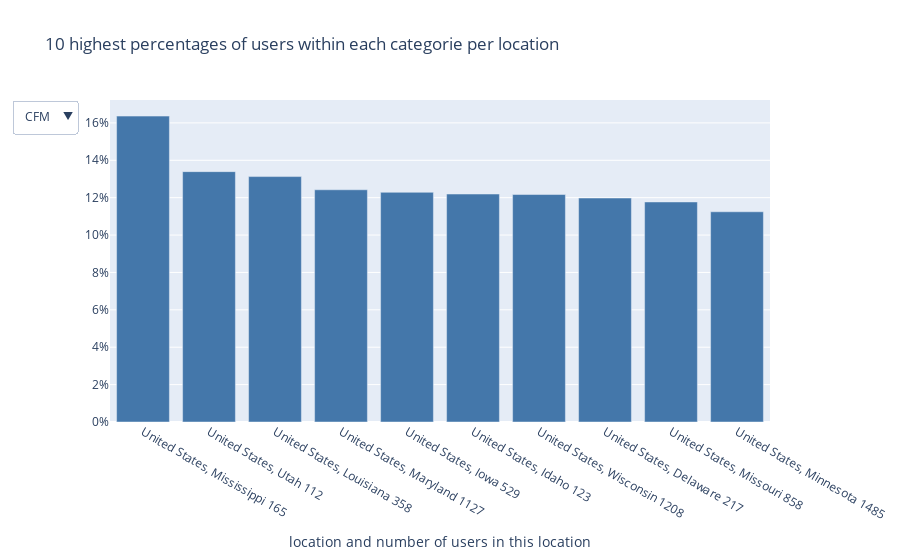

The code cell stored with this chart in its notebook:
### Code cell
import plotly.graph_objects as go
fig = go.Figure()
colors = ['#0000FF', '#FF0000', '#FFFF00', '#00FF00', '#800080']
fig.add_trace(go.Bar(
    x=location_grouped[location_grouped['location_users'].isin(list(cfm['location_users'][-10:]))].sort_values('is_cfm',ascending=False)['location_users'],
    y=location_grouped[location_grouped['location_users'].isin(list(cfm['location_users'][-10:]))].sort_values('is_cfm',ascending=False)['is_cfm'],
    name='CFM',
    marker_color='#4477AA',
))
fig.add_trace(go.Bar(
    x=location_grouped[location_grouped['location_users'].isin(list(exp['location_users'][-10:]))].sort_values('is_exp',ascending=False)['location_users'],
    y=location_grouped[location_grouped['location_users'].isin(list(exp['location_users'][-10:]))].sort_values('is_exp',ascending=False)['is_exp'],        
    name='EXP',
    visible=False,
    marker_color='#CCBB44'
))
fig.add_trace(go.Bar(
    x=location_grouped[location_grouped['location_users'].isin(list(xpl['location_users'][-10:]))].sort_values('is_xpl',ascending=False)['location_users'],
    y=location_grouped[location_grouped['location_users'].isin(list(xpl['location_users'][-10:]))].sort_values('is_xpl',ascending=False)['is_xpl'],
    name='XPL',
    visible=False,
    marker_color='#228833'
))
fig.add_trace(go.Bar(
    x=location_grouped[location_grouped['location_users'].isin(list(adv['location_users'][-10:]))].sort_values('is_adv',ascending=False)['location_users'],
    y=location_grouped[location_grouped['location_users'].isin(list(adv['location_users'][-10:]))].sort_values('is_adv',ascending=False)['is_adv'],
    name='ADV',
    visible=False,
    marker_color='#AA3377'
))

# create a dropdown menu to choose which category to show (default is overall)
fig.update_layout(
    updatemenus=[
        dict(
            active=0,
            buttons=list([
                dict(label="CFM",
                        method="update",
                        args=[{"visible": [True, False, False, False]},
                    ])
                    ,
                dict(label="EXP",
                        method="update",
                        args=[{"visible": [False, True, False, False]}
                           ]),
                dict(label="XPL",
                        method="update",
                        args=[{"visible": [False, False, True, False]}
                           ]),
                dict(label="ADV",
                        method="update",
                        args=[{"visible": [False, False, False, True]}
                            ]),
            ]), 
        )
    ])
fig.update_layout(yaxis_tickformat = '.0%')
fig.update_xaxes(title='location and number of users in this location')
fig.update_layout(title='10 highest percentages of users within each categorie per location')

fig.show()
fig.update_layout(paper_bgcolor='rgba(0,0,0,0)', plot_bgcolor='rgba(0,0,0,0)')


fig.write_html("10highestLocationPerCategories.html")

### Figure 1 — Plotly figure (JSON) as saved in the notebook; plotly's stock layout.template omitted (floating-point values rounded to 4 significant figures)
{"data": [{"marker": {"color": "#4477AA"}, "name": "CFM", "type": "bar", "x": ["United States, Mississippi 165", "United States, Utah 112", "United States, Louisiana 358", "United States, Maryland 1127", "United States, Iowa 529", "United States, Idaho 123", "United States, Wisconsin 1208", "United States, Delaware 217", "United States, Missouri 858", "United States, Minnesota 1485"], "y": [0.1636, 0.1339, 0.1313, 0.1242, 0.1229, 0.122, 0.1217, 0.1198, 0.1177, 0.1125]}, {"marker": {"color": "#CCBB44"}, "name": "EXP", "type": "bar", "visible": false, "x": ["United States, Vermont 399", "United States, Louisiana 358", "United States, Massachusetts 3279", "United States, New Mexico 150", "United States, Missouri 858", "United States, Alabama 506", "United States, South Dakota 78", "United States, Connecticut 1383", "United States, Virginia 1778", "United States, California 5473"], "y": [0.05514, 0.0419, 0.04087, 0.04, 0.03963, 0.03953, 0.03846, 0.03543, 0.03318, 0.03307]}, {"marker": {"color": "#228833"}, "name": "XPL", "type": "bar", "visible": false, "x": ["Australia 229", "England 329", "Canada 1593", "United States, Montana 95", "United States, Oregon 773", "United States, Alaska 98", "United States, Wyoming 50", "United States, Colorado 1103", "United States, New Mexico 150", "United States, Utah 112"], "y": [0.655, 0.5836, 0.3817, 0.3368, 0.2924, 0.2857, 0.24, 0.2312, 0.2267, 0.2143]}, {"marker": {"color": "#AA3377"}, "name": "ADV", "type": "bar", "visible": false, "x": ["Australia 229", "Canada 1593", "England 329", "United States, Arkansas 181", "United States, Louisiana 358", "United States, Utah 112", "United States, Tennessee 607", "United States, Nebraska 235", "United States, North Dakota 84", "United States, South Dakota 78"], "y": [0.3886, 0.2436, 0.2432, 0.1878, 0.1872, 0.1786, 0.1746, 0.1745, 0.1667, 0.1667]}], "layout": {"title": {"text": "10 highest percentages of users within each categorie per location"}, "updatemenus": [{"active": 0, "buttons": [{"args": [{"visible": [true, false, false, false]}], "label": "CFM", "method": "update"}, {"args": [{"visible": [false, true, false, false]}], "label": "EXP", "method": "update"}, {"args": [{"visible": [false, false, true, false]}], "label": "XPL", "method": "update"}, {"args": [{"visible": [false, false, false, true]}], "label": "ADV", "method": "update"}]}], "xaxis": {"title": {"text": "location and number of users in this location"}}, "yaxis": {"tickformat": ".0%"}}}
